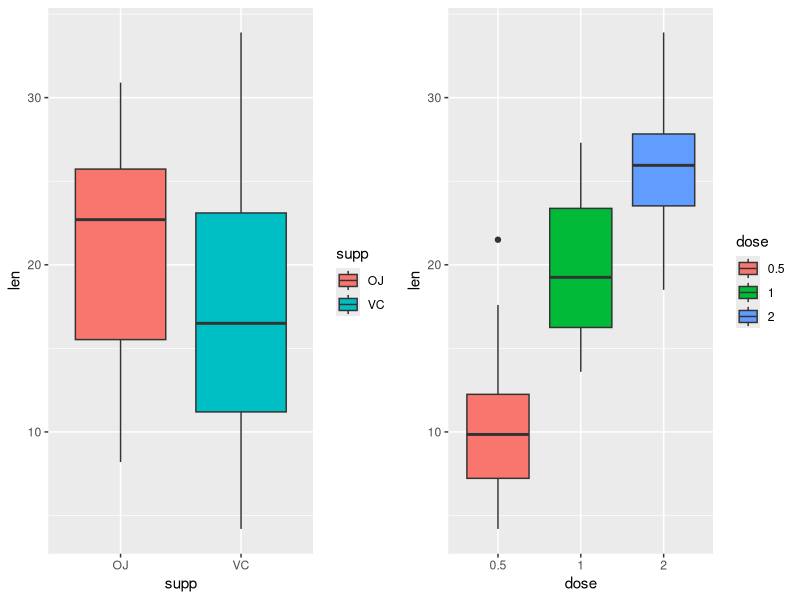

Recreate this plot in R.
## ---- chunk 1
knitr::opts_chunk$set(echo = TRUE)
## ---- chunk 2
library(datasets)
data(ToothGrowth)
head(ToothGrowth)
str(ToothGrowth)

ToothGrowth$dose <- as.factor(ToothGrowth$dose) # convert dose to factor
## ---- chunk 3
library(ggplot2)
library(gridExtra)
summary(ToothGrowth)

# basic boxplot
supp_plot = ggplot(ToothGrowth, aes(supp, len, fill = supp)) + geom_boxplot()
dose_plot = ggplot(ToothGrowth, aes(dose, len, fill = dose)) + geom_boxplot()
grid.arrange(supp_plot, dose_plot, ncol = 2)
## ---- chunk 4
t.test(len ~ supp, data=ToothGrowth)
## ---- chunk 5
tooth_dose_half_one <- subset(ToothGrowth, dose %in% c(0.5, 1.0))
tooth_dose_half_two  <- subset(ToothGrowth, dose %in% c(0.5, 2.0))
tooth_dose_one_two <- subset(ToothGrowth, dose %in% c(1.0, 2.0))

t.test(len ~ dose, data=tooth_dose_half_one)
t.test(len ~ dose, data=tooth_dose_half_two)
t.test(len ~ dose, data=tooth_dose_one_two)
## ---- chunk 6
tooth_dose_half <- subset(ToothGrowth, dose == 0.5)
tooth_dose_one <- subset(ToothGrowth, dose == 1.0)
tooth_dose_two <- subset(ToothGrowth, dose == 2.0)

t.test(len ~ supp, data=tooth_dose_half)
t.test(len ~ supp, data=tooth_dose_one)
t.test(len ~ supp, data=tooth_dose_two)
